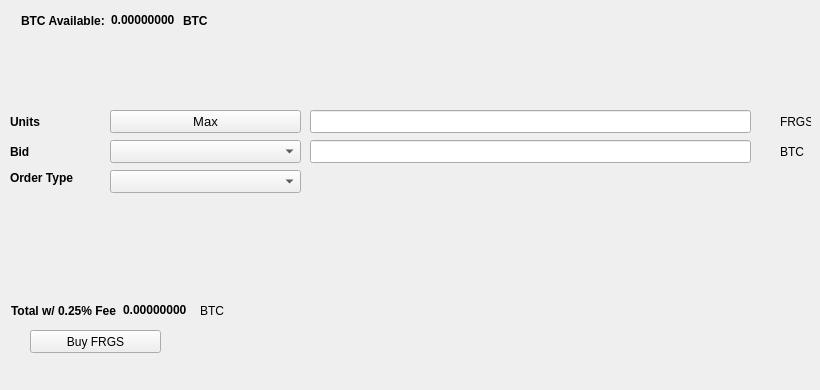
   <widget class="QWidget" name="BuyTab">
    <attribute name="title">
     <string>Buy</string>
    </attribute>
    <widget class="QPushButton" name="BuyFRGS">
     <property name="geometry">
      <rect>
       <x>30</x>
       <y>330</y>
       <width>131</width>
       <height>23</height>
      </rect>
     </property>
     <property name="text">
      <string>Buy FRGS</string>
     </property>
     <property name="icon">
      <iconset resource="../fargocash.qrc">
       <normaloff>:/icons/bitcoin</normaloff>:/icons/bitcoin</iconset>
     </property>
    </widget>
    <widget class="QLabel" name="label_3">
     <property name="geometry">
      <rect>
       <x>10</x>
       <y>110</y>
       <width>46</width>
       <height>23</height>
      </rect>
     </property>
     <property name="font">
      <font>
       <weight>75</weight>
       <bold>true</bold>
      </font>
     </property>
     <property name="text">
      <string>Units</string>
     </property>
    </widget>
    <widget class="QLineEdit" name="UnitsInput">
     <property name="geometry">
      <rect>
       <x>310</x>
       <y>110</y>
       <width>441</width>
       <height>23</height>
      </rect>
     </property>
     <property name="font">
      <font>
       <pointsize>9</pointsize>
       <weight>75</weight>
       <bold>true</bold>
      </font>
     </property>
    </widget>
    <widget class="QLineEdit" name="BuyBidPriceEdit">
     <property name="geometry">
      <rect>
       <x>310</x>
       <y>140</y>
       <width>441</width>
       <height>23</height>
      </rect>
     </property>
     <property name="font">
      <font>
       <pointsize>9</pointsize>
       <weight>75</weight>
       <bold>true</bold>
      </font>
     </property>
    </widget>
    <widget class="QLabel" name="label_4">
     <property name="geometry">
      <rect>
       <x>780</x>
       <y>110</y>
       <width>31</width>
       <height>23</height>
      </rect>
     </property>
     <property name="text">
      <string>FRGS</string>
     </property>
    </widget>
    <widget class="QLabel" name="label_5">
     <property name="geometry">
      <rect>
       <x>780</x>
       <y>140</y>
       <width>31</width>
       <height>23</height>
      </rect>
     </property>
     <property name="text">
      <string>BTC</string>
     </property>
    </widget>
    <widget class="QLabel" name="label_6">
     <property name="geometry">
      <rect>
       <x>10</x>
       <y>140</y>
       <width>46</width>
       <height>23</height>
      </rect>
     </property>
     <property name="font">
      <font>
       <weight>75</weight>
       <bold>true</bold>
      </font>
     </property>
     <property name="text">
      <string>Bid</string>
     </property>
    </widget>
    <widget class="QLabel" name="label_7">
     <property name="geometry">
      <rect>
       <x>10</x>
       <y>170</y>
       <width>91</width>
       <height>16</height>
      </rect>
     </property>
     <property name="font">
      <font>
       <weight>75</weight>
       <bold>true</bold>
      </font>
     </property>
     <property name="text">
      <string>Order Type</string>
     </property>
    </widget>
    <widget class="QPushButton" name="Buy_Max_Amount">
     <property name="geometry">
      <rect>
       <x>110</x>
       <y>110</y>
       <width>191</width>
       <height>23</height>
      </rect>
     </property>
     <property name="font">
      <font>
       <pointsize>10</pointsize>
      </font>
     </property>
     <property name="text">
      <string>Max</string>
     </property>
    </widget>
    <widget class="QComboBox" name="BuyBidcomboBox">
     <property name="geometry">
      <rect>
       <x>110</x>
       <y>140</y>
       <width>191</width>
       <height>23</height>
      </rect>
     </property>
     <property name="font">
      <font>
       <pointsize>10</pointsize>
      </font>
     </property>
    </widget>
    <widget class="QComboBox" name="buyOrdertypeCombo">
     <property name="geometry">
      <rect>
       <x>110</x>
       <y>170</y>
       <width>191</width>
       <height>23</height>
      </rect>
     </property>
     <property name="font">
      <font>
       <pointsize>10</pointsize>
      </font>
     </property>
    </widget>
    <widget class="QWidget" name="layoutWidget1">
     <property name="geometry">
      <rect>
       <x>21</x>
       <y>11</y>
       <width>227</width>
       <height>19</height>
      </rect>
     </property>
     <layout class="QHBoxLayout" name="horizontalLayout_3">
      <item>
       <widget class="QLabel" name="label232">
        <property name="font">
         <font>
          <weight>75</weight>
          <bold>true</bold>
         </font>
        </property>
        <property name="text">
         <string>BTC Available:</string>
        </property>
       </widget>
      </item>
      <item>
       <widget class="QLabel" name="BtcAvailableLbl">
        <property name="palette">
         <palette>
          <active>
           <colorrole role="WindowText">
            <brush brushstyle="SolidPattern">
             <color alpha="255">
              <red>0</red>
              <green>0</green>
              <blue>0</blue>
             </color>
            </brush>
           </colorrole>
           <colorrole role="Button">
            <brush brushstyle="SolidPattern">
             <color alpha="255">
              <red>0</red>
              <green>170</green>
              <blue>0</blue>
             </color>
            </brush>
           </colorrole>
           <colorrole role="Light">
            <brush brushstyle="SolidPattern">
             <color alpha="255">
              <red>0</red>
              <green>255</green>
              <blue>0</blue>
             </color>
            </brush>
           </colorrole>
           <colorrole role="Midlight">
            <brush brushstyle="SolidPattern">
             <color alpha="255">
              <red>0</red>
              <green>212</green>
              <blue>0</blue>
             </color>
            </brush>
           </colorrole>
           <colorrole role="Dark">
            <brush brushstyle="SolidPattern">
             <color alpha="255">
              <red>0</red>
              <green>85</green>
              <blue>0</blue>
             </color>
            </brush>
           </colorrole>
           <colorrole role="Mid">
            <brush brushstyle="SolidPattern">
             <color alpha="255">
              <red>0</red>
              <green>113</green>
              <blue>0</blue>
             </color>
            </brush>
           </colorrole>
           <colorrole role="Text">
            <brush brushstyle="SolidPattern">
             <color alpha="255">
              <red>0</red>
              <green>170</green>
              <blue>0</blue>
             </color>
            </brush>
           </colorrole>
           <colorrole role="BrightText">
            <brush brushstyle="SolidPattern">
             <color alpha="255">
              <red>255</red>
              <green>255</green>
              <blue>255</blue>
             </color>
            </brush>
           </colorrole>
           <colorrole role="ButtonText">
            <brush brushstyle="SolidPattern">
             <color alpha="255">
              <red>0</red>
              <green>0</green>
              <blue>0</blue>
             </color>
            </brush>
           </colorrole>
           <colorrole role="Base">
            <brush brushstyle="SolidPattern">
             <color alpha="255">
              <red>255</red>
              <green>255</green>
              <blue>255</blue>
             </color>
            </brush>
           </colorrole>
           <colorrole role="Window">
            <brush brushstyle="SolidPattern">
             <color alpha="255">
              <red>0</red>
              <green>170</green>
              <blue>0</blue>
             </color>
            </brush>
           </colorrole>
           <colorrole role="Shadow">
            <brush brushstyle="SolidPattern">
             <color alpha="255">
              <red>0</red>
              <green>0</green>
              <blue>0</blue>
             </color>
            </brush>
           </colorrole>
           <colorrole role="AlternateBase">
            <brush brushstyle="SolidPattern">
             <color alpha="255">
              <red>127</red>
              <green>212</green>
              <blue>127</blue>
             </color>
            </brush>
           </colorrole>
           <colorrole role="ToolTipBase">
            <brush brushstyle="SolidPattern">
             <color alpha="255">
              <red>255</red>
              <green>255</green>
              <blue>220</blue>
             </color>
            </brush>
           </colorrole>
           <colorrole role="ToolTipText">
            <brush brushstyle="SolidPattern">
             <color alpha="255">
              <red>0</red>
              <green>0</green>
              <blue>0</blue>
             </color>
            </brush>
           </colorrole>
          </active>
          <inactive>
           <colorrole role="WindowText">
            <brush brushstyle="SolidPattern">
             <color alpha="255">
              <red>0</red>
              <green>0</green>
              <blue>0</blue>
             </color>
            </brush>
           </colorrole>
           <colorrole role="Button">
            <brush brushstyle="SolidPattern">
             <color alpha="255">
              <red>0</red>
              <green>170</green>
              <blue>0</blue>
             </color>
            </brush>
           </colorrole>
           <colorrole role="Light">
            <brush brushstyle="SolidPattern">
             <color alpha="255">
              <red>0</red>
              <green>255</green>
              <blue>0</blue>
             </color>
            </brush>
           </colorrole>
           <colorrole role="Midlight">
            <brush brushstyle="SolidPattern">
             <color alpha="255">
              <red>0</red>
              <green>212</green>
              <blue>0</blue>
             </color>
            </brush>
           </colorrole>
           <colorrole role="Dark">
            <brush brushstyle="SolidPattern">
             <color alpha="255">
              <red>0</red>
              <green>85</green>
              <blue>0</blue>
             </color>
            </brush>
           </colorrole>
           <colorrole role="Mid">
            <brush brushstyle="SolidPattern">
             <color alpha="255">
              <red>0</red>
              <green>113</green>
              <blue>0</blue>
             </color>
            </brush>
           </colorrole>
           <colorrole role="Text">
            <brush brushstyle="SolidPattern">
             <color alpha="255">
              <red>0</red>
              <green>170</green>
              <blue>0</blue>
             </color>
            </brush>
           </colorrole>
           <colorrole role="BrightText">
            <brush brushstyle="SolidPattern">
             <color alpha="255">
              <red>255</red>
              <green>255</green>
              <blue>255</blue>
             </color>
            </brush>
           </colorrole>
           <colorrole role="ButtonText">
            <brush brushstyle="SolidPattern">
             <color alpha="255">
              <red>0</red>
              <green>0</green>
              <blue>0</blue>
             </color>
            </brush>
           </colorrole>
           <colorrole role="Base">
            <brush brushstyle="SolidPattern">
             <color alpha="255">
              <red>255</red>
              <green>255</green>
              <blue>255</blue>
             </color>
            </brush>
           </colorrole>
           <colorrole role="Window">
            <brush brushstyle="SolidPattern">
             <color alpha="255">
              <red>0</red>
              <green>170</green>
              <blue>0</blue>
             </color>
            </brush>
           </colorrole>
           <colorrole role="Shadow">
            <brush brushstyle="SolidPattern">
             <color alpha="255">
              <red>0</red>
              <green>0</green>
              <blue>0</blue>
             </color>
            </brush>
           </colorrole>
           <colorrole role="AlternateBase">
            <brush brushstyle="SolidPattern">
             <color alpha="255">
              <red>127</red>
              <green>212</green>
              <blue>127</blue>
             </color>
            </brush>
           </colorrole>
           <colorrole role="ToolTipBase">
            <brush brushstyle="SolidPattern">
             <color alpha="255">
              <red>255</red>
              <green>255</green>
              <blue>220</blue>
             </color>
            </brush>
           </colorrole>
           <colorrole role="ToolTipText">
            <brush brushstyle="SolidPattern">
             <color alpha="255">
              <red>0</red>
              <green>0</green>
              <blue>0</blue>
             </color>
            </brush>
           </colorrole>
          </inactive>
          <disabled>
           <colorrole role="WindowText">
            <brush brushstyle="SolidPattern">
             <color alpha="255">
              <red>0</red>
              <green>85</green>
              <blue>0</blue>
             </color>
            </brush>
           </colorrole>
           <colorrole role="Button">
            <brush brushstyle="SolidPattern">
             <color alpha="255">
              <red>0</red>
              <green>170</green>
              <blue>0</blue>
             </color>
            </brush>
           </colorrole>
           <colorrole role="Light">
            <brush brushstyle="SolidPattern">
             <color alpha="255">
              <red>0</red>
              <green>255</green>
              <blue>0</blue>
             </color>
            </brush>
           </colorrole>
           <colorrole role="Midlight">
            <brush brushstyle="SolidPattern">
             <color alpha="255">
              <red>0</red>
              <green>212</green>
              <blue>0</blue>
             </color>
            </brush>
           </colorrole>
           <colorrole role="Dark">
            <brush brushstyle="SolidPattern">
             <color alpha="255">
              <red>0</red>
              <green>85</green>
              <blue>0</blue>
             </color>
            </brush>
           </colorrole>
           <colorrole role="Mid">
            <brush brushstyle="SolidPattern">
             <color alpha="255">
              <red>0</red>
              <green>113</green>
              <blue>0</blue>
             </color>
            </brush>
           </colorrole>
           <colorrole role="Text">
            <brush brushstyle="SolidPattern">
             <color alpha="255">
              <red>0</red>
              <green>85</green>
              <blue>0</blue>
             </color>
            </brush>
           </colorrole>
           <colorrole role="BrightText">
            <brush brushstyle="SolidPattern">
             <color alpha="255">
              <red>255</red>
              <green>255</green>
              <blue>255</blue>
             </color>
            </brush>
           </colorrole>
           <colorrole role="ButtonText">
            <brush brushstyle="SolidPattern">
             <color alpha="255">
              <red>0</red>
              <green>85</green>
              <blue>0</blue>
             </color>
            </brush>
           </colorrole>
           <colorrole role="Base">
            <brush brushstyle="SolidPattern">
             <color alpha="255">
              <red>0</red>
              <green>170</green>
              <blue>0</blue>
             </color>
            </brush>
           </colorrole>
           <colorrole role="Window">
            <brush brushstyle="SolidPattern">
             <color alpha="255">
              <red>0</red>
              <green>170</green>
              <blue>0</blue>
             </color>
            </brush>
           </colorrole>
           <colorrole role="Shadow">
            <brush brushstyle="SolidPattern">
             <color alpha="255">
              <red>0</red>
              <green>0</green>
              <blue>0</blue>
             </color>
            </brush>
           </colorrole>
           <colorrole role="AlternateBase">
            <brush brushstyle="SolidPattern">
             <color alpha="255">
              <red>0</red>
              <green>170</green>
              <blue>0</blue>
             </color>
            </brush>
           </colorrole>
           <colorrole role="ToolTipBase">
            <brush brushstyle="SolidPattern">
             <color alpha="255">
              <red>255</red>
              <green>255</green>
              <blue>220</blue>
             </color>
            </brush>
           </colorrole>
           <colorrole role="ToolTipText">
            <brush brushstyle="SolidPattern">
             <color alpha="255">
              <red>0</red>
              <green>0</green>
              <blue>0</blue>
             </color>
            </brush>
           </colorrole>
          </disabled>
         </palette>
        </property>
        <property name="font">
         <font>
          <weight>75</weight>
          <bold>true</bold>
         </font>
        </property>
        <property name="text">
         <string>0.00000000</string>
        </property>
        <property name="textInteractionFlags">
         <set>Qt::LinksAccessibleByMouse|Qt::TextSelectableByKeyboard|Qt::TextSelectableByMouse</set>
        </property>
       </widget>
      </item>
      <item>
       <widget class="QLabel" name="BtcAvailableLbl_2">
        <property name="font">
         <font>
          <weight>75</weight>
          <bold>true</bold>
         </font>
        </property>
        <property name="text">
         <string>BTC</string>
        </property>
       </widget>
      </item>
     </layout>
    </widget>
    <widget class="QWidget" name="layoutWidge2">
     <property name="geometry">
      <rect>
       <x>11</x>
       <y>301</y>
       <width>259</width>
       <height>19</height>
      </rect>
     </property>
     <layout class="QHBoxLayout" name="horizontalLayout_4">
      <item>
       <widget class="QLabel" name="label_9">
        <property name="font">
         <font>
          <weight>75</weight>
          <bold>true</bold>
         </font>
        </property>
        <property name="text">
         <string>Total w/ 0.25% Fee</string>
        </property>
       </widget>
      </item>
      <item>
       <widget class="QLabel" name="BuyCostLabel">
        <property name="palette">
         <palette>
          <active>
           <colorrole role="WindowText">
            <brush brushstyle="SolidPattern">
             <color alpha="255">
              <red>0</red>
              <green>0</green>
              <blue>0</blue>
             </color>
            </brush>
           </colorrole>
           <colorrole role="Button">
            <brush brushstyle="SolidPattern">
             <color alpha="255">
              <red>0</red>
              <green>170</green>
              <blue>0</blue>
             </color>
            </brush>
           </colorrole>
           <colorrole role="Light">
            <brush brushstyle="SolidPattern">
             <color alpha="255">
              <red>0</red>
              <green>255</green>
              <blue>0</blue>
             </color>
            </brush>
           </colorrole>
           <colorrole role="Midlight">
            <brush brushstyle="SolidPattern">
             <color alpha="255">
              <red>0</red>
              <green>212</green>
              <blue>0</blue>
             </color>
            </brush>
           </colorrole>
           <colorrole role="Dark">
            <brush brushstyle="SolidPattern">
             <color alpha="255">
              <red>0</red>
              <green>85</green>
              <blue>0</blue>
             </color>
            </brush>
           </colorrole>
           <colorrole role="Mid">
            <brush brushstyle="SolidPattern">
             <color alpha="255">
              <red>0</red>
              <green>113</green>
              <blue>0</blue>
             </color>
            </brush>
           </colorrole>
           <colorrole role="Text">
            <brush brushstyle="SolidPattern">
             <color alpha="255">
              <red>0</red>
              <green>170</green>
              <blue>0</blue>
             </color>
            </brush>
           </colorrole>
           <colorrole role="BrightText">
            <brush brushstyle="SolidPattern">
             <color alpha="255">
              <red>255</red>
              <green>255</green>
              <blue>255</blue>
             </color>
            </brush>
           </colorrole>
           <colorrole role="ButtonText">
            <brush brushstyle="SolidPattern">
             <color alpha="255">
              <red>0</red>
              <green>0</green>
              <blue>0</blue>
             </color>
            </brush>
           </colorrole>
           <colorrole role="Base">
            <brush brushstyle="SolidPattern">
             <color alpha="255">
              <red>255</red>
              <green>255</green>
              <blue>255</blue>
             </color>
            </brush>
           </colorrole>
           <colorrole role="Window">
            <brush brushstyle="SolidPattern">
             <color alpha="255">
              <red>0</red>
              <green>170</green>
              <blue>0</blue>
             </color>
            </brush>
           </colorrole>
           <colorrole role="Shadow">
            <brush brushstyle="SolidPattern">
             <color alpha="255">
              <red>0</red>
              <green>0</green>
              <blue>0</blue>
             </color>
            </brush>
           </colorrole>
           <colorrole role="AlternateBase">
            <brush brushstyle="SolidPattern">
             <color alpha="255">
              <red>127</red>
              <green>212</green>
              <blue>127</blue>
             </color>
            </brush>
           </colorrole>
           <colorrole role="ToolTipBase">
            <brush brushstyle="SolidPattern">
             <color alpha="255">
              <red>255</red>
              <green>255</green>
              <blue>220</blue>
             </color>
            </brush>
           </colorrole>
           <colorrole role="ToolTipText">
            <brush brushstyle="SolidPattern">
             <color alpha="255">
              <red>0</red>
              <green>0</green>
              <blue>0</blue>
             </color>
            </brush>
           </colorrole>
          </active>
          <inactive>
           <colorrole role="WindowText">
            <brush brushstyle="SolidPattern">
             <color alpha="255">
              <red>0</red>
              <green>0</green>
              <blue>0</blue>
             </color>
            </brush>
           </colorrole>
           <colorrole role="Button">
            <brush brushstyle="SolidPattern">
             <color alpha="255">
              <red>0</red>
              <green>170</green>
              <blue>0</blue>
             </color>
            </brush>
           </colorrole>
           <colorrole role="Light">
            <brush brushstyle="SolidPattern">
             <color alpha="255">
              <red>0</red>
              <green>255</green>
              <blue>0</blue>
             </color>
            </brush>
           </colorrole>
           <colorrole role="Midlight">
            <brush brushstyle="SolidPattern">
             <color alpha="255">
              <red>0</red>
              <green>212</green>
              <blue>0</blue>
             </color>
            </brush>
           </colorrole>
           <colorrole role="Dark">
            <brush brushstyle="SolidPattern">
             <color alpha="255">
              <red>0</red>
              <green>85</green>
              <blue>0</blue>
             </color>
            </brush>
           </colorrole>
           <colorrole role="Mid">
            <brush brushstyle="SolidPattern">
             <color alpha="255">
              <red>0</red>
              <green>113</green>
              <blue>0</blue>
             </color>
            </brush>
           </colorrole>
           <colorrole role="Text">
            <brush brushstyle="SolidPattern">
             <color alpha="255">
              <red>0</red>
              <green>170</green>
              <blue>0</blue>
             </color>
            </brush>
           </colorrole>
           <colorrole role="BrightText">
            <brush brushstyle="SolidPattern">
             <color alpha="255">
              <red>255</red>
              <green>255</green>
              <blue>255</blue>
             </color>
            </brush>
           </colorrole>
           <colorrole role="ButtonText">
            <brush brushstyle="SolidPattern">
             <color alpha="255">
              <red>0</red>
              <green>0</green>
              <blue>0</blue>
             </color>
            </brush>
           </colorrole>
           <colorrole role="Base">
            <brush brushstyle="SolidPattern">
             <color alpha="255">
              <red>255</red>
              <green>255</green>
              <blue>255</blue>
             </color>
            </brush>
           </colorrole>
           <colorrole role="Window">
            <brush brushstyle="SolidPattern">
             <color alpha="255">
              <red>0</red>
              <green>170</green>
              <blue>0</blue>
             </color>
            </brush>
           </colorrole>
           <colorrole role="Shadow">
            <brush brushstyle="SolidPattern">
             <color alpha="255">
              <red>0</red>
              <green>0</green>
              <blue>0</blue>
             </color>
            </brush>
           </colorrole>
           <colorrole role="AlternateBase">
            <brush brushstyle="SolidPattern">
             <color alpha="255">
              <red>127</red>
              <green>212</green>
              <blue>127</blue>
             </color>
            </brush>
           </colorrole>
           <colorrole role="ToolTipBase">
            <brush brushstyle="SolidPattern">
             <color alpha="255">
              <red>255</red>
              <green>255</green>
              <blue>220</blue>
             </color>
            </brush>
           </colorrole>
           <colorrole role="ToolTipText">
            <brush brushstyle="SolidPattern">
             <color alpha="255">
              <red>0</red>
              <green>0</green>
              <blue>0</blue>
             </color>
            </brush>
           </colorrole>
          </inactive>
          <disabled>
           <colorrole role="WindowText">
            <brush brushstyle="SolidPattern">
             <color alpha="255">
              <red>0</red>
              <green>85</green>
              <blue>0</blue>
             </color>
            </brush>
           </colorrole>
           <colorrole role="Button">
            <brush brushstyle="SolidPattern">
             <color alpha="255">
              <red>0</red>
              <green>170</green>
              <blue>0</blue>
             </color>
            </brush>
           </colorrole>
           <colorrole role="Light">
            <brush brushstyle="SolidPattern">
             <color alpha="255">
              <red>0</red>
              <green>255</green>
              <blue>0</blue>
             </color>
            </brush>
           </colorrole>
           <colorrole role="Midlight">
            <brush brushstyle="SolidPattern">
             <color alpha="255">
              <red>0</red>
              <green>212</green>
              <blue>0</blue>
             </color>
            </brush>
           </colorrole>
           <colorrole role="Dark">
            <brush brushstyle="SolidPattern">
             <color alpha="255">
              <red>0</red>
              <green>85</green>
              <blue>0</blue>
             </color>
            </brush>
           </colorrole>
           <colorrole role="Mid">
            <brush brushstyle="SolidPattern">
             <color alpha="255">
              <red>0</red>
              <green>113</green>
              <blue>0</blue>
             </color>
            </brush>
           </colorrole>
           <colorrole role="Text">
            <brush brushstyle="SolidPattern">
             <color alpha="255">
              <red>0</red>
              <green>85</green>
              <blue>0</blue>
             </color>
            </brush>
           </colorrole>
           <colorrole role="BrightText">
            <brush brushstyle="SolidPattern">
             <color alpha="255">
              <red>255</red>
              <green>255</green>
              <blue>255</blue>
             </color>
            </brush>
           </colorrole>
           <colorrole role="ButtonText">
            <brush brushstyle="SolidPattern">
             <color alpha="255">
              <red>0</red>
              <green>85</green>
              <blue>0</blue>
             </color>
            </brush>
           </colorrole>
           <colorrole role="Base">
            <brush brushstyle="SolidPattern">
             <color alpha="255">
              <red>0</red>
              <green>170</green>
              <blue>0</blue>
             </color>
            </brush>
           </colorrole>
           <colorrole role="Window">
            <brush brushstyle="SolidPattern">
             <color alpha="255">
              <red>0</red>
              <green>170</green>
              <blue>0</blue>
             </color>
            </brush>
           </colorrole>
           <colorrole role="Shadow">
            <brush brushstyle="SolidPattern">
             <color alpha="255">
              <red>0</red>
              <green>0</green>
              <blue>0</blue>
             </color>
            </brush>
           </colorrole>
           <colorrole role="AlternateBase">
            <brush brushstyle="SolidPattern">
             <color alpha="255">
              <red>0</red>
              <green>170</green>
              <blue>0</blue>
             </color>
            </brush>
           </colorrole>
           <colorrole role="ToolTipBase">
            <brush brushstyle="SolidPattern">
             <color alpha="255">
              <red>255</red>
              <green>255</green>
              <blue>220</blue>
             </color>
            </brush>
           </colorrole>
           <colorrole role="ToolTipText">
            <brush brushstyle="SolidPattern">
             <color alpha="255">
              <red>0</red>
              <green>0</green>
              <blue>0</blue>
             </color>
            </brush>
           </colorrole>
          </disabled>
         </palette>
        </property>
        <property name="font">
         <font>
          <weight>75</weight>
          <bold>true</bold>
         </font>
        </property>
        <property name="autoFillBackground">
         <bool>false</bool>
        </property>
        <property name="text">
         <string>0.00000000</string>
        </property>
        <property name="textInteractionFlags">
         <set>Qt::LinksAccessibleByMouse|Qt::TextSelectableByMouse</set>
        </property>
       </widget>
      </item>
      <item>
       <widget class="QLabel" name="label_10">
        <property name="font">
         <font>
          <weight>50</weight>
          <bold>false</bold>
         </font>
        </property>
        <property name="text">
         <string>BTC</string>
        </property>
       </widget>
      </item>
     </layout>
    </widget>
    <widget class="QLabel" name="label_24">
     <property name="geometry">
      <rect>
       <x>460</x>
       <y>300</y>
       <width>281</width>
       <height>81</height>
      </rect>
     </property>
     <property name="text">
      <string/>
     </property>
     <property name="pixmap">
      <pixmap>:/images/bittrex</pixmap>
     </property>
    </widget>
   </widget>
